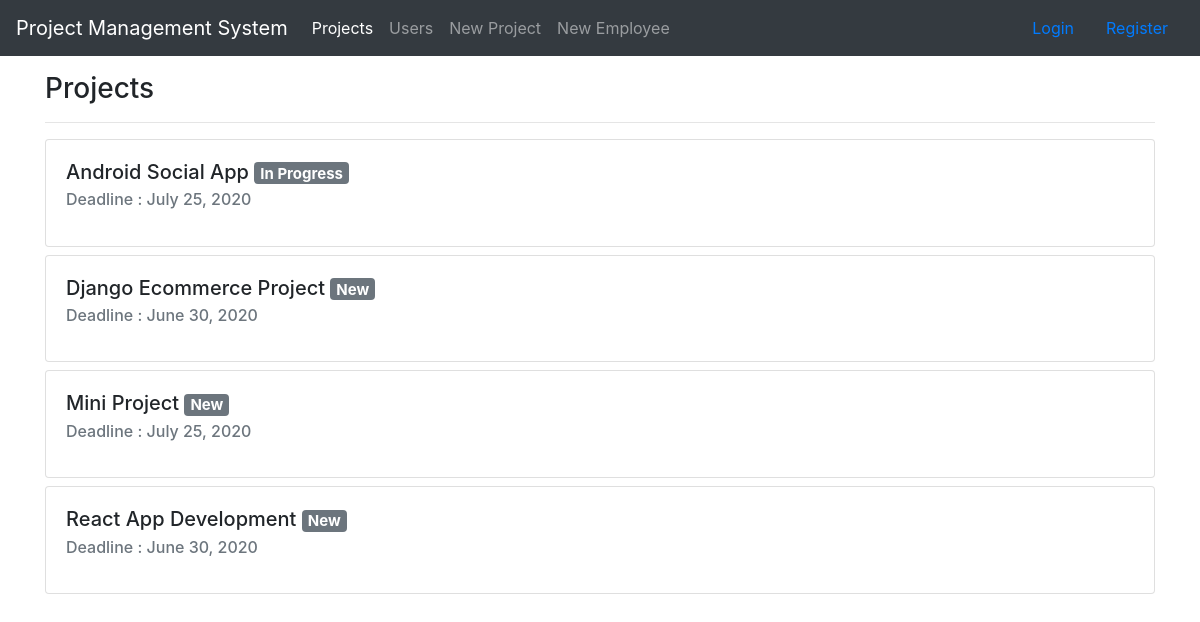
Before: / with the older database file.
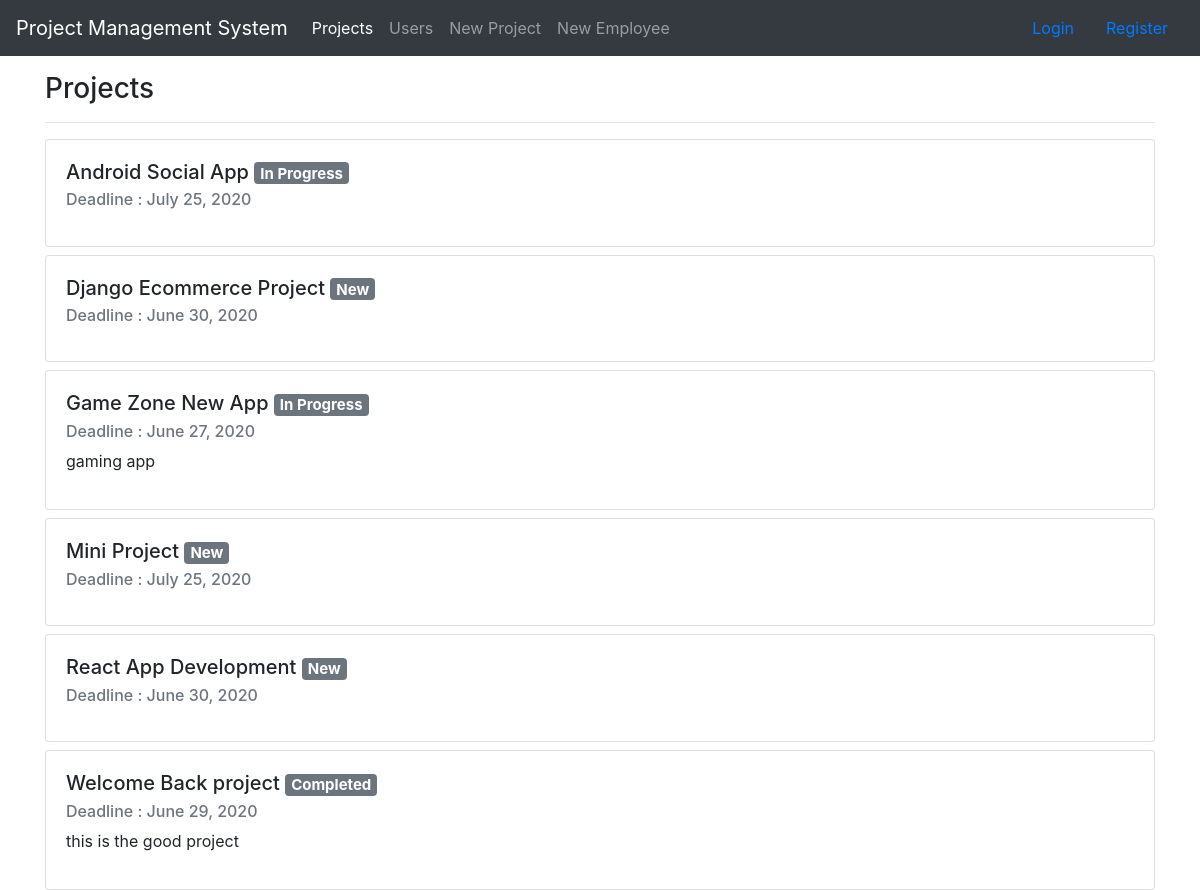
After: the same page with the newer database file.
### projects/models.py (models this page shows, shortened)
class Project(models.Model):
    project_name = models.CharField(max_length=200)
    description = models.TextField(blank=True)
    start_date = models.DateField(auto_now_add=True)
    end_date = models.DateField()
    status = models.CharField(max_length=4, choices=status, default=1)
    assign = models.ForeignKey(User, on_delete=models.CASCADE)
    class Meta:
        ordering = ['project_name']

### projects/views.py (the view)
# urls.py: path('', include('projects.urls')),
def projects(request):
    projects_list = Project.objects.all()
    context = {
        'projects': projects_list,
    }
    return render(request, 'projects/projects.html', context)

### projects/templates/projects/projects.html (shortened to what this page needs)
{% extends 'projects/base.html' %}
{% block content %}
    <div class="container">
        <h3 class="mt-3">Projects</h3><hr>
        {% for project in projects %}
            <div class="card mt-2">
              <div class="card-body">
                  <h5 class="card-title">{{ project.project_name }}
                      {% if project.status == '1' %}
                        <span class="badge badge-secondary">New</span>
                      {% elif project.status == '2' %}
                        <span class="badge badge-secondary">In Progress</span>
                      {% elif project.status == '3' %}
                        <span class="badge badge-secondary">Completed</span>
                      {% else %}
                        <span class="badge badge-secondary">Cancelled</span>
                      {% endif %}
                  </h5>
                  <h6 class="card-subtitle mb-2 text-muted">Deadline : {{ project.end_date }}</h6>
                  <p class="card-text">{{ project.description }}</p>
              </div>
            </div>
        {% endfor %}
    </div>
{% endblock content %}

### projects/templates/projects/base.html (shortened to what this page needs)
<!DOCTYPE html>
<html lang="en">
<head>
    <link rel="stylesheet" href="https://stackpath.bootstrapcdn.com/bootstrap/4.5.0/css/bootstrap.min.css">
</head>
<body>
    {% include 'projects/header.html' %}
    {% block content %}
    {% endblock content %}
</body>
</html>

### projects/templates/projects/header.html (shortened to what this page needs)
<nav class="navbar navbar-expand-lg navbar-dark bg-dark">
  <a class="navbar-brand" href="#">Project Management System</a>
  <div class="collapse navbar-collapse" id="navbarSupportedContent">
    <ul class="navbar-nav mr-auto">
      <li class="nav-item active">
        <a class="nav-link" href="{% url 'projects-list' %}">Projects <span class="sr-only">(current)</span></a>
      </li>
      <li class="nav-item">
        <a class="nav-link" href="{% url 'users' %}">Users</a>
      </li>
      <li class="nav-item">
        <a class="nav-link" href="{% url 'new-project' %}">New Project</a>
      </li>
      <li class="nav-item">
        <a class="nav-link" href="{% url 'new-user' %}">New Employee</a>
      </li>
    </ul>
    {% if user.is_authenticated %}
    <span class="nav-item my-2">{{ user.username }}</span>
    <a class="nav-link" href="{% url 'logout' %}" >Logout</a>
    {% else %}
    <a class="nav-link" href="{% url 'login' %}" >Login</a>
    <a class="nav-link" href="{% url 'new-user' %}" >Register</a>
    {% endif %}
  </div>
</nav>

Changed rows visible on the page:
added Project: project_name "Game Zone New App", status "In Progress", end_date "June 27, 2020", description "gaming app"
added Project: project_name "Welcome Back project", status "Completed", end_date "June 29, 2020", description "this is the good project"
